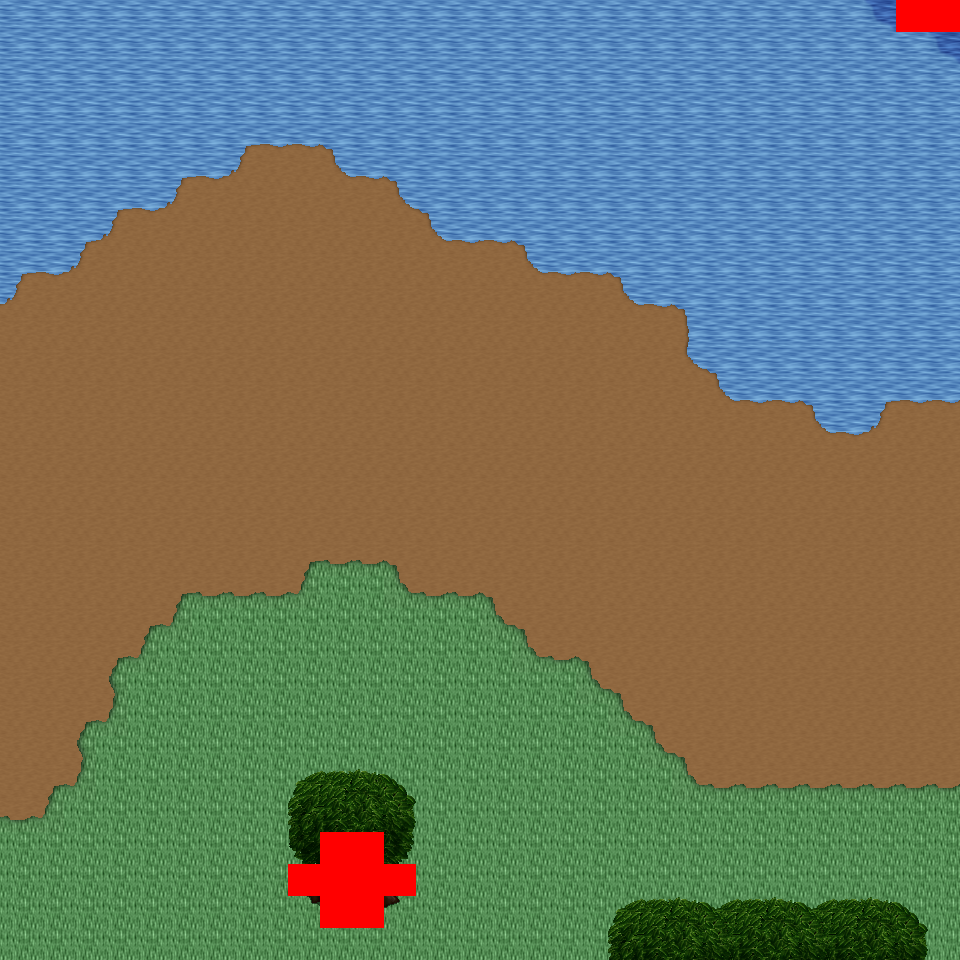

This is a level from a 2D game, rendered from its Tiled map with the project's own tilesets. A one-line summary and the map file follow, with tile-layer data summarised:
An orthogonal 30x30 tile map with 32x32 px tiles, 6 tile layers (Ground, Object, Object2, Above, ...), 10 tilesets and 4 objects (4x mapExit).

<map version="1.0" orientation="orthogonal" renderorder="right-down" width="30" height="30" tilewidth="32" tileheight="32" nextobjectid="5">
  <tileset firstgid="1" name="tileset_logic_collision" tilewidth="32" tileheight="32" tilecount="1" columns="1">
    <image source="../drawable/tileset_logic_collision.png" width="32" height="32" />
  </tileset>
  <tileset firstgid="2" name="tileset_ground_ground" tilewidth="32" tileheight="32" tilecount="33" columns="3">
    <image source="../drawable/tileset_ground_ground.png" width="96" height="352" />
  </tileset>
  <tileset firstgid="35" name="tileset_ground_earth_edges" tilewidth="32" tileheight="32" tilecount="18" columns="6">
    <image source="../drawable/tileset_ground_earth_edges.png" width="192" height="96" />
  </tileset>
  <tileset firstgid="53" name="tileset_ground_grass_corners" tilewidth="32" tileheight="32" tilecount="24" columns="6">
    <image source="../drawable/tileset_ground_grass_corners.png" width="192" height="128" />
  </tileset>
  <tileset firstgid="77" name="tileset_ground_grass_edges" tilewidth="32" tileheight="32" tilecount="36" columns="12">
    <image source="../drawable/tileset_ground_grass_edges.png" width="384" height="96" />
  </tileset>
  <tileset firstgid="113" name="tileset_ground_water_pool" tilewidth="32" tileheight="32" tilecount="72" columns="3">
    <image source="../drawable/tileset_ground_water_pool.png" width="96" height="768" />
  </tileset>
  <tileset firstgid="185" name="tileset_ground_ridge_earth_pale" tilewidth="32" tileheight="32" tilecount="96" columns="12">
    <image source="../drawable/tileset_ground_ridge_earth_pale.png" width="384" height="256" />
  </tileset>
  <tileset firstgid="281" name="tileset_ground_ridge_earth_dark" tilewidth="32" tileheight="32" tilecount="96" columns="12">
    <image source="../drawable/tileset_ground_ridge_earth_dark.png" width="384" height="256" />
  </tileset>
  <tileset firstgid="377" name="tileset_plant_stump_stump_vertical" tilewidth="32" tileheight="32" tilecount="1" columns="1">
    <image source="../drawable/tileset_plant_stump_stump_vertical.png" width="32" height="32" />
  </tileset>
  <tileset firstgid="378" name="tileset_plant_tree_tree_darkgreen" tilewidth="32" tileheight="32" tilecount="88" columns="8">
    <image source="../drawable/tileset_plant_tree_tree_darkgreen.png" width="256" height="352" />
  </tileset>
  <layer name="Ground" width="30" height="30">
    <data>[900 cells, 900 non-empty, 6 distinct tile ids]</data>
  </layer>
  <layer name="Object" width="30" height="30">
    <data>[900 cells, 98 non-empty, 20 distinct tile ids]</data>
  </layer>
  <layer name="Object2" width="30" height="30">
    <data>[900 cells, 0 non-empty, 0 distinct tile ids]</data>
  </layer>
  <layer name="Above" width="30" height="30">
    <data>[900 cells, 32 non-empty, 16 distinct tile ids]</data>
  </layer>
  <layer name="Above2" width="30" height="30">
    <data>[900 cells, 0 non-empty, 0 distinct tile ids]</data>
  </layer>
  <layer name="Walkable" width="30" height="30">
    <data>[900 cells, 10 non-empty, 1 distinct tile ids]</data>
  </layer>
  <objectgroup name="MapEvents">
    <object id="1" name="north" type="mapExit" x="0" y="0" width="896" height="32">
      <properties>
        <property name="map" value="level_0_x1_y76" />
        <property name="x" value="0" />
        <property name="y" value="28" />
      </properties>
    </object>
    <object id="2" name="south" type="mapExit" x="0" y="928" width="960" height="32">
      <properties>
        <property name="map" value="level_0_x1_y78" />
        <property name="x" value="0" />
        <property name="y" value="1" />
      </properties>
    </object>
    <object id="3" name="west" type="mapExit" x="0" y="0" width="32" height="960">
      <properties>
        <property name="map" value="level_0_x0_y77" />
        <property name="x" value="28" />
        <property name="y" value="0" />
      </properties>
    </object>
    <object id="4" name="east" type="mapExit" x="928" y="32" width="32" height="928">
      <properties>
        <property name="map" value="level_0_x2_y77" />
        <property name="x" value="1" />
        <property name="y" value="1" />
      </properties>
    </object>
  </objectgroup>
</map>
